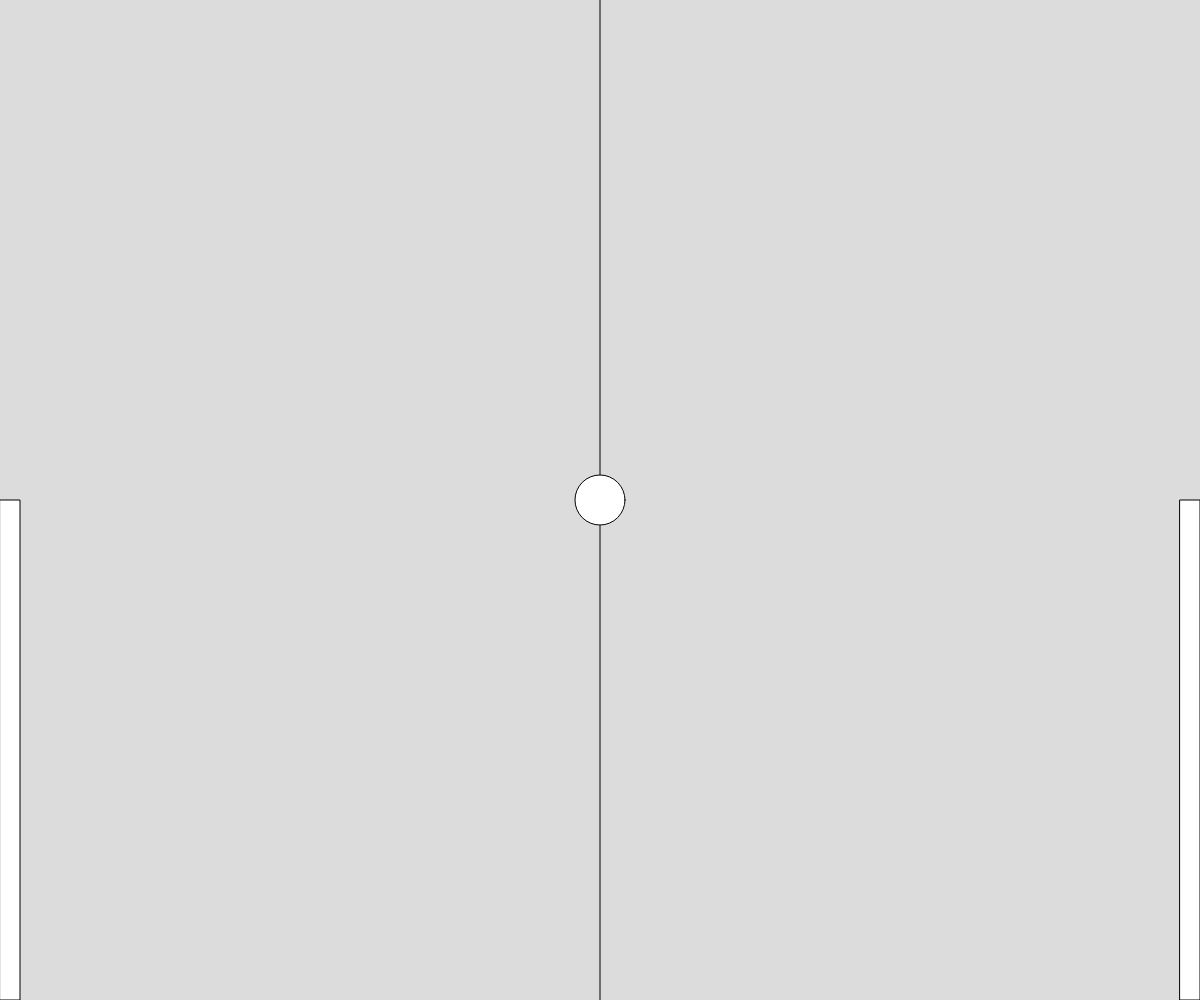
Frame 1 (no input)
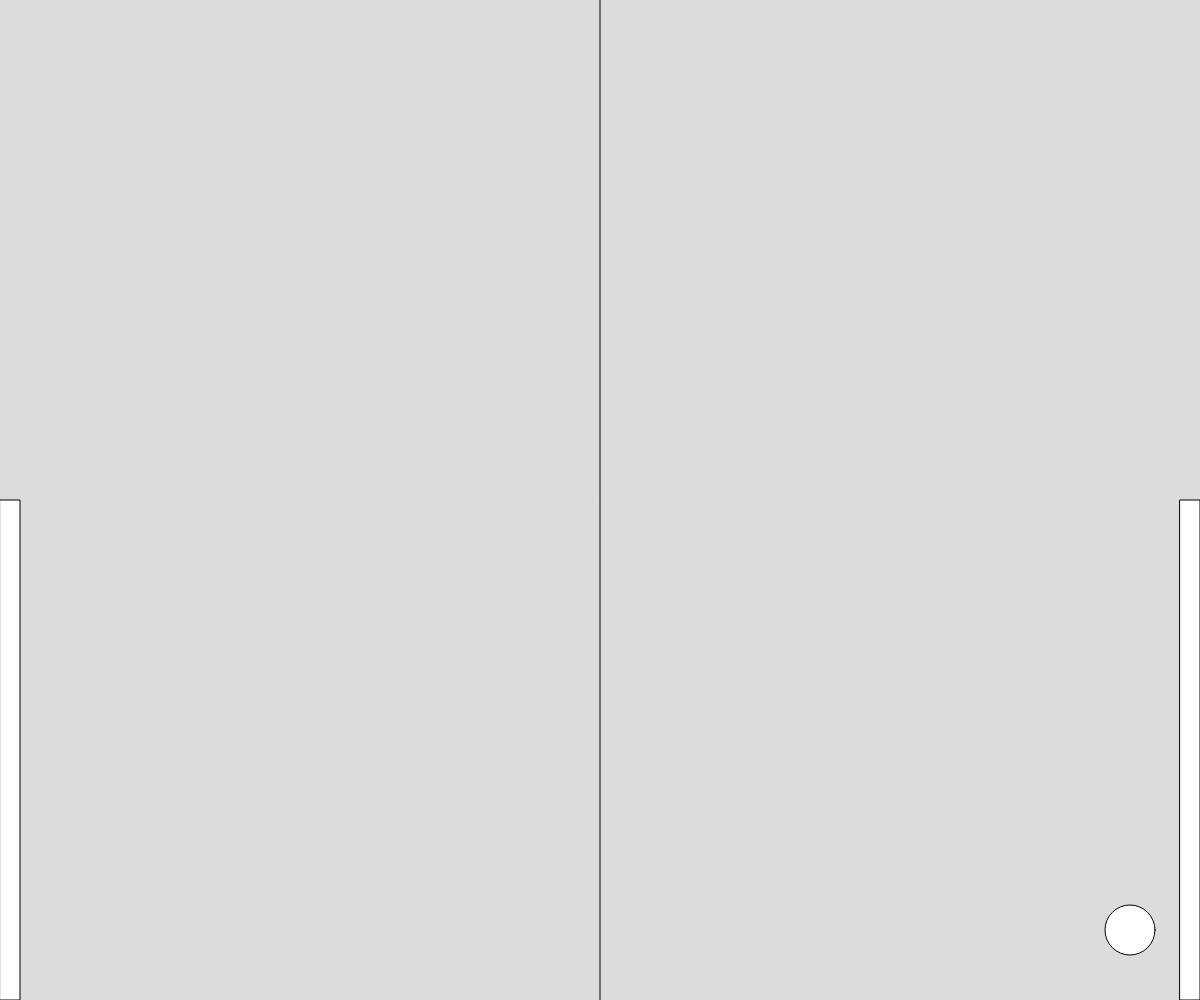
Frame 60 (no input)
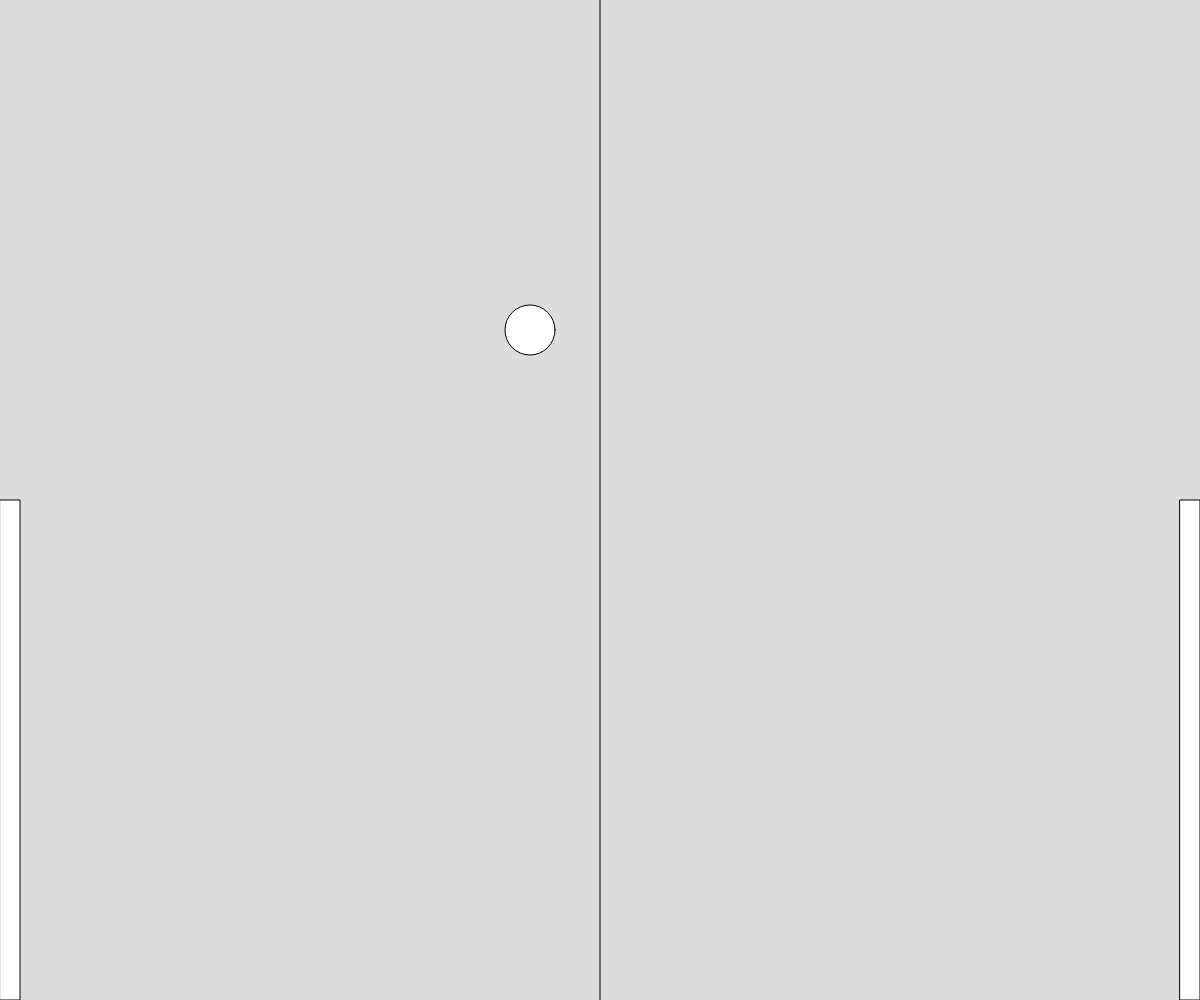
Frame 120 (the mouse pressed at the canvas centre since frame 60)

The p5.js sketch that drew these frames (run headless with seeded random() and noise() and a simulated clock; from frame 60 on, the mouse is pressed at the canvas centre):

// p5.js sketch
// ── sketch.js
let gameBall;
let lPaddle, rPaddle;
function setup() {
  createCanvas(innerWidth, innerHeight);
  gameBall = new Ball(width/2, height/2, 50);
  lPaddle = new Paddle(0,height/2,500,20);
  rPaddle = new Paddle(width-20,height/2,500,20);
}

function draw() {
  background(220);
  line(width/2,0, width/2,height);
  gameBall.drawBall();
  lPaddle.drawPaddle();
  rPaddle.drawPaddle();
  if(keyIsDown(38)) //up arrow
  {
    rPaddle.movePaddleUp();
  }
  if(keyIsDown(40)) //down arrow
  {
    rPaddle.movePaddleDown();
  }
  if(keyIsDown(87)) //w
  {
    lPaddle.movePaddleUp();
  }
  if(keyIsDown(83)) //s
  {
    lPaddle.movePaddleDown();
  }


  //ball movements
  gameBall.moveBall();
  gameBall.checkCollision(lPaddle);
  gameBall.checkCollision(rPaddle);
}

// ── ball.js
class Ball {
  constructor(x, y,size) {
    this.x = x;
    this.y = y;
    this.size = size;
    this.xSpeed = 10;
    this.ySpeed = 10;

  }
  drawBall() {
    ellipse(this.x,this.y,this.size);
  }
  moveBall(){
    this.x += this.xSpeed;
    this.y += this.ySpeed;
    //bounce
    if(this.x>width || this.x<0) {
      this.x = width/2;
      this.y = height/2;
    }
     if(this.y>height || this.y<0) {
      this.ySpeed = -this.ySpeed;
    }
  }
  checkCollision(paddle) {
    if(abs(paddle.x - this.x)<this.size/2 && this.y >paddle.y && this.y<paddle.y+paddle.size) {
      console.log("collision");
      this.xSpeed = -this.xSpeed;
    }
  }
}
// ── paddle.js
class Paddle {
  constructor(x, y,size,speed) {
    this.x = x;
    this.y = y;
    this.size = size;
    this.speed = speed;
  }
  drawPaddle() {
    rect(this.x,this.y,20,this.size);
  }
  movePaddleUp() {
    if(this.y>0) {
      this.y -= this.speed;
    }
    
  }
  movePaddleDown() {
    if(this.y<height) {
      this.y += this.speed;
    }
    
  }
}
